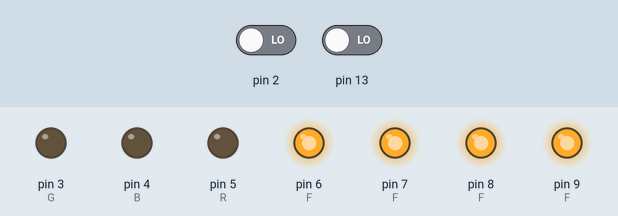
This sketch was run on a simulated Arduino Uno, built with avr-gcc and run on an emulated ATmega328P. Shown: output pins drawn as LEDs (lit = HIGH). Inputs (shaded band) come from the test bench; at power-on: pin 2 LOW, pin 13 LOW. Random numbers use the default seed unless the sketch sets one.

Above: at 1.2 s.
1.3 s: pin 2 driven HIGH
At 2.2 s:
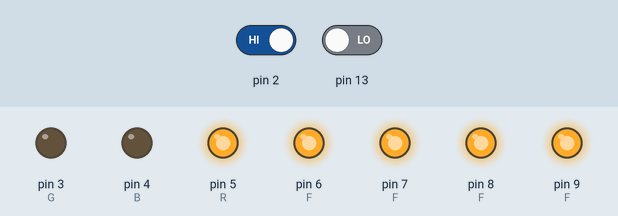
Timing chart, 0 to 4.3 s (numbered marks = the images above; inputs shaded):
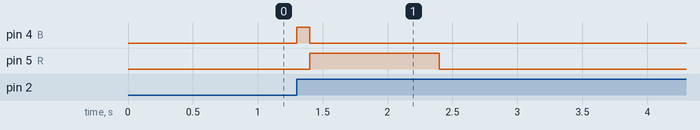

The sketch:

defuse.ino
```cpp
// Définition des couleurs pour la LED
#define R 5
#define G 3
#define B 4

// Définition des fils
#define F1 6
#define F2 7
#define F3 8
#define F4 9

// Définition du bouton : INT0 ;)
#define BUTTON 0

// tableau contenant les numéros de pins OUT de la bombe
volatile int F[4] = {F1, F2, F3, F4};

// la bombe est elle activée ?
volatile int bomb = 0;

// utile pour après
volatile int boom, ouf;


void activate_bomb(){
	// routine d'interruption pour activer la bombe

	// Choisir le fil qui désamorce
	ouf = F[random(4)]+4;

	// Choisir le fil qui fera tout exploser
	do {
		boom = F[random(4)]+4;
	} while (ouf == boom); // en s'assurant qu'il est différent du premier

	// Activation !
	bomb = 1;
}


int critical_sequence() {
	// Essaye donc de désamorcer ;)!

	int i = 10; // T'auras 10s ;)
	while (i>=0) {

		// On fait clignoter en bleu
		digitalWrite(B, HIGH);
		delay(100);
		digitalWrite(B, LOW);


		// si le fil d'explosion est coupé :
		if (digitalRead(boom) == LOW) {
			return 0; // on renvoie 0
		}

		// si le fil de désamorçage est coupé :
		if (digitalRead(ouf) == LOW) {
			return 1; // on renvoie 1
		}

		// on attends 450 millis
		delay(450);

		// on reteste
		if (digitalRead(boom) == LOW) {
			return 0;
		}

		if (digitalRead(ouf) == LOW) {
			return 1;
		}

		delay(450);

		// et on décrémente
		i--;
	}
	// si la bombe n'est pas désamorcée au bout du temps,
	// on la fait exploser
	return 0;
}

void setup()
{
	// activation des pins en IN/OUT
	int i;
	for (i = 0; i < 4; i++) {
		// 6 7 8 9 à OUT
		pinMode(F[i], OUTPUT);
		// 10 11 12 13 à IN
		pinMode(F[i]+4, INPUT);
		// On passe les cables au niveau haut
		digitalWrite(F[i], HIGH);
	}

	// On passe à OUT les pins de la LED
	pinMode(R, OUTPUT);
	pinMode(G, OUTPUT);
	pinMode(B, OUTPUT);

	// Init de la random à partir d'une
	// pin analogique non connectée
	randomSeed(analogRead(0));

	// mise en place de l'interruption
	attachInterrupt(BUTTON, activate_bomb, RISING);
}

void loop()
{
	// la bombe est elle activée ?
	if (bomb) {

		// c'est parti !
		int defused = critical_sequence();

		if (defused) { // si le désamorçage a réussi
			// on passe la LED en vert
			digitalWrite(G, HIGH);
		} else { // sinon...
			// ... en rouge !
			digitalWrite(R, HIGH);
		}

		// on attend un peu et on éteind la LED
		delay(1000);
		digitalWrite(G, LOW);
		digitalWrite(R, LOW);

		// On désactive la bombe, tu t'es bien battu
		bomb = 0;
	}
}
```

Measured:
- after the input at 1.3 s, pin 4 (B): LOW → HIGH at once, → LOW 0.10 s later; pin 5 (R): LOW → HIGH after 0.10 s, → LOW 1.0 s later
